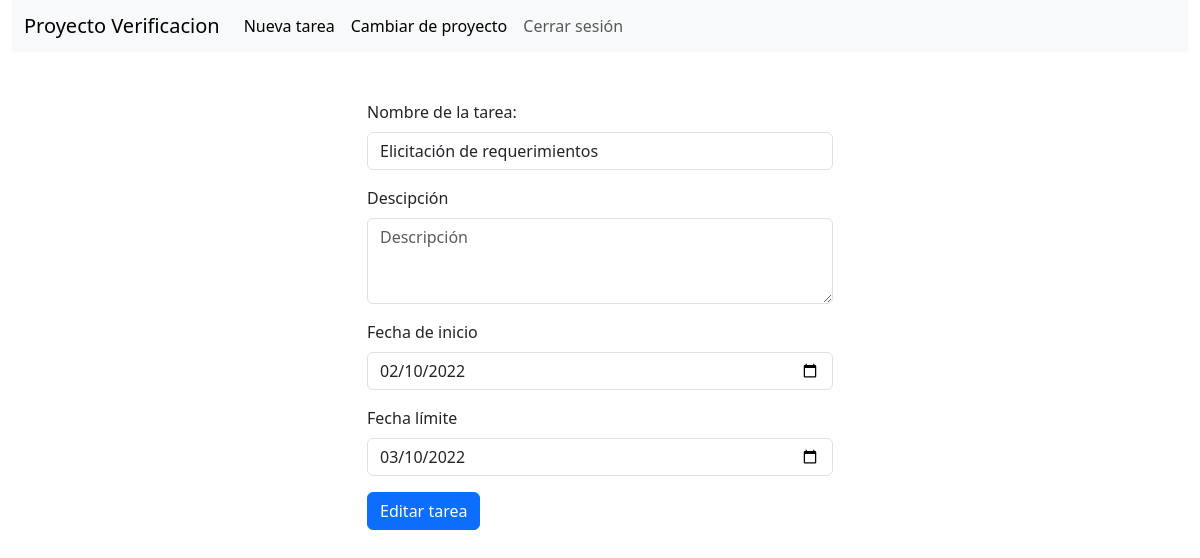
Screenshot of /proyectos/1/tareas/1/editar (signed in) with the database file from the repository.
### proyectos/models.py (models this page shows, shortened)
class Proyecto(models.Model):
    nombre_proyecto = models.CharField(max_length=100)
    usuarios = models.ManyToManyField(User, through='ProyectoUsuario')

### diagrama_gantt/models.py (models this page shows, shortened)
class Tarea(models.Model):
    proyecto = models.ForeignKey(Proyecto, on_delete=models.CASCADE)
    nombre_tarea = models.CharField(max_length=100)
    descripcion = models.CharField(max_length=500, blank=True, null=True)
    fecha_inicial = models.DateField()
    fecha_limite = models.DateField()
    esta_completado = models.BooleanField()

### tareas/views.py (the view)
# urls.py: path('<int:id_tarea>/editar', views.editar_tarea, name='editarTarea'),
@login_required(login_url='login')
def editar_tarea(request, id_proyecto, id_tarea):
    proyecto = Proyecto.objects.get(id=id_proyecto)
    tarea = Tarea.objects.get(id=id_tarea)
    if not request.user.has_perm('diagrama_gantt.change_tarea'):
        return redirect('gantt', id_proyecto)
    if request.method == 'POST':
        formulario = IngresoTarea(request.POST)
        if formulario.is_valid():
            nombre_tarea = formulario.cleaned_data['nombre_tarea']
            descripcion = formulario.cleaned_data['descripcion']
            fecha_inicial = formulario.cleaned_data['fecha_inicial']
            fecha_limite = formulario.cleaned_data['fecha_limite']
            tarea.nombre_tarea = nombre_tarea
            tarea.descripcion = descripcion
            tarea.fecha_inicial = fecha_inicial
            tarea.fecha_limite = fecha_limite
            tarea.save()
            return redirect('gantt', proyecto.id)
    else:
        if tarea_contenida_en_proyecto_guard(id_proyecto, tarea):
            valores_iniciales = model_to_dict(tarea)
            valores_iniciales['fecha_inicial'] = str(valores_iniciales['fecha_inicial'])
            valores_iniciales['fecha_limite'] = str(valores_iniciales['fecha_limite'])
            formulario = IngresoTarea(initial=valores_iniciales)
            data = {
                'form': formulario,
                'proyecto': proyecto,
                'tarea': tarea,
                'editable': True,
            }
            return render(request, 'crear_tarea.html', data)
        else:
            raise Http404(f"Tarea no encontrada en el proyecto {proyecto.nombre_proyecto}")

### tareas/views.py (called while the page is built)
def tarea_contenida_en_proyecto_guard(id_proyecto, tarea):
    return id_proyecto == tarea.proyecto_id

### tareas/templates/crear_tarea.html (shortened to what this page needs)
{% load bootstrap5 %}
{% load widget_tweaks %}
<!DOCTYPE html>
<html lang="es">
<head>
    {% bootstrap_css %}
    {% load static %}
    <link rel="stylesheet" href="{% static 'styles_tareas.css' %}">
</head>
<body class="container-fluid">
<nav class="navbar navbar-expand-lg navbar-light bg-light">
    <div class="container-fluid">
        <a class="navbar-brand" href={% url 'gantt' proyecto.id %}>{{ proyecto.nombre_proyecto }}</a>
        <div class="collapse navbar-collapse" id="navbarSupportedContent">
            <ul class="navbar-nav me-auto mb-2 mb-lg-0">
                <li>
                    {% if editable %}
                        <a class="nav-link active" aria-current="page" href={% url 'crearTarea' proyecto.id %}>Nueva tarea</a>
                    {% else %}
                        <a class="nav-link active selected" aria-current="page" href="#">Nueva tarea</a>
                    {% endif %}
                </li>
                <li class="nav-item">
                    <a class="nav-link active" aria-current="page" href="#">Cambiar de proyecto</a>
                </li>
                <li class="nav-item">
                    <a class="nav-link" href="{% url 'cerrar_sesion' %}">Cerrar sesión</a>
                </li>
            </ul>
        </div>
    </div>
</nav>
<section class="container-fluid">
    <div class="d-flex row justify-content-center px-0 mx-0">
    {% if editable %}
        <form action={% url 'editarTarea' proyecto.id tarea.id %} method="POST" class="col-5 mt-5">
    {% else %}
        <form action={% url 'crearTarea' proyecto.id %} method="POST" class="col-5 mt-5">
    {% endif %}
            <div class="mb-3">
                <label for="{{ form.nombre_tarea.id_for_label }}"
                class="form-label">
                    {{ form.nombre_tarea.label }}
                </label>
            {{ form.nombre_tarea }}
            </div>
            <div class="mb-3">
                <label for="{{ form.descripcion.id_for_label }}"
                class="form-label">
                    {{ form.descripcion.label }}
                </label>
            {{ form.descripcion }}
            </div>
            <div class="mb-3">
                <label for="{{ form.fecha_inicial.id_for_label }}"
                class="form-label">
                    {{ form.fecha_inicial.label }}
                </label>
                {% if editable %}
                    {{ form.fecha_inicial }}
                {% else %}
                    {{ form.fecha_inicial | attr:hoy }}
                {% endif %}
            </div>
            <div class="mb-3">
                <label for="{{ form.fecha_limite.id_for_label }}"
                class="form-label">
                    {{ form.fecha_limite.label }}
                </label>
                {% if editable %}
                    {{ form.fecha_limite }}
                {% else %}
                    {{ form.fecha_limite | attr:manana }}
                {% endif %}
            </div>
            {% if editable %}
                <input class="btn btn-primary" type="submit" value="Editar tarea">
            {% else %}
                <input class="btn btn-primary" type="submit" value="Crear tarea">
            {% endif %}
        </form>
    </div>
</section>
</body>
</html>

### tareas/static/styles_tareas.css (style rules this page uses)
nav { height: 6.5vh; }
section { overflow: auto; height: 93.5vh; padding: 0 !important; }

### rows the page displays
Proyecto: nombre_proyecto "Proyecto Verificacion"
Tarea: nombre_tarea "Elicitación de requerimientos", fecha_inicial "02/10/2022", fecha_limite "03/10/2022"
